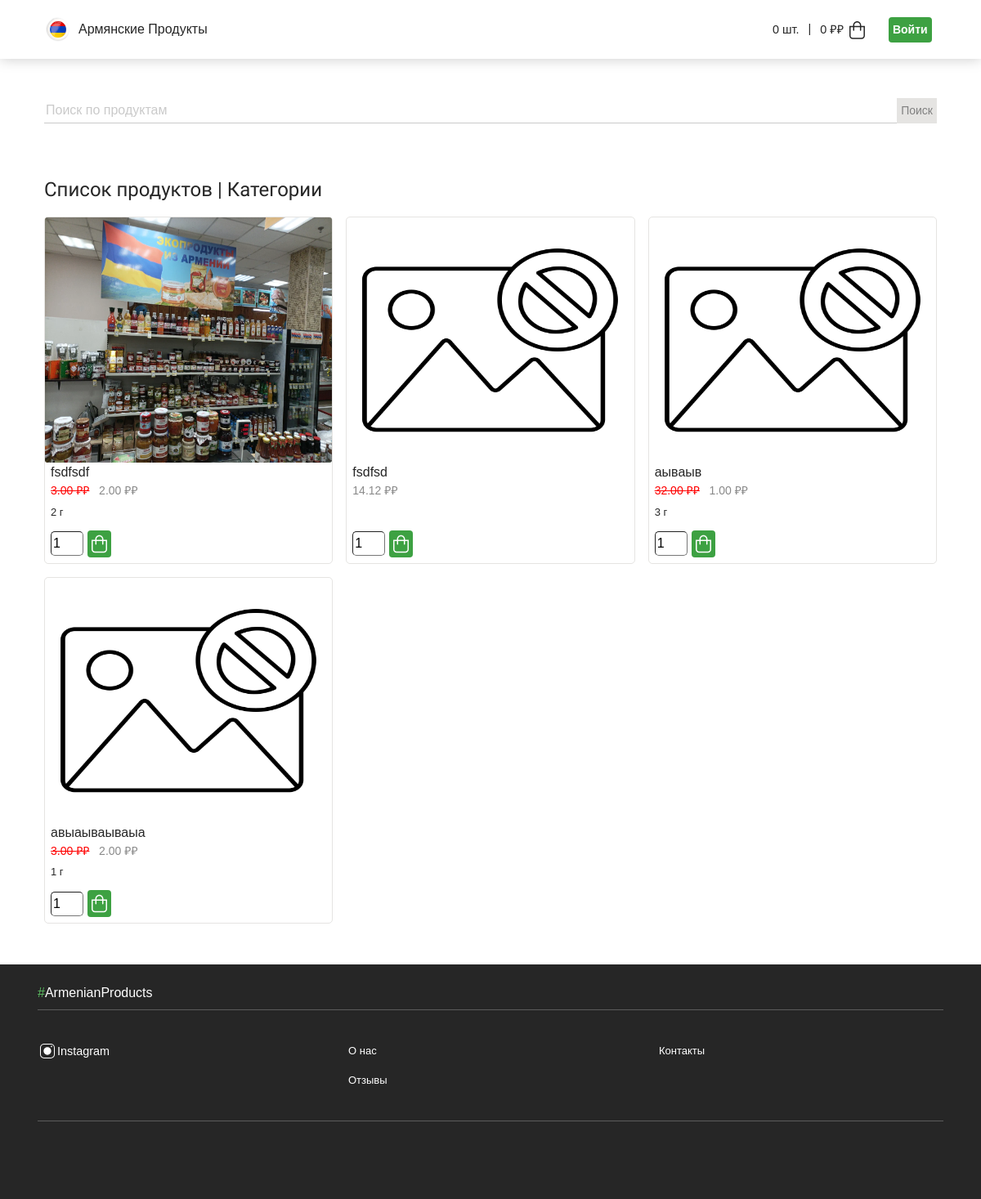
Before: / with the older database file.
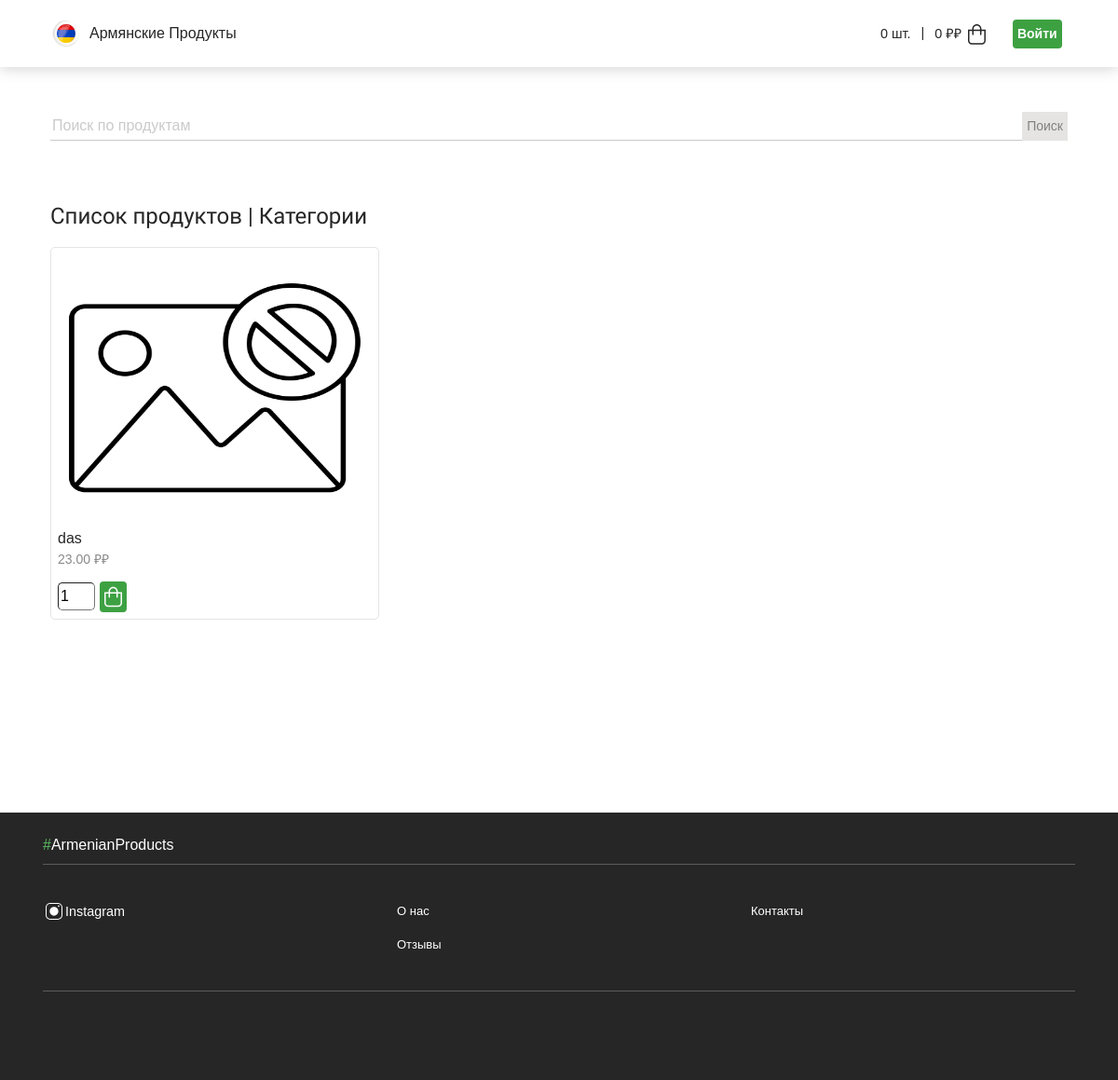
After: the same page with the newer database file.
### grocery_store/models.py (models this page shows, shortened)
class Product(models.Model):
    in_stock = models.BooleanField(default=True, verbose_name='В наличии')
    title = models.TextField(max_length=100, verbose_name='Наименование')
    time_create = models.DateTimeField(auto_now_add=True, verbose_name='Добавлено')
    time_update = models.DateTimeField(auto_now=True, verbose_name='Изменено')
    photo = models.ImageField(upload_to="photos/%Y/%m/%d/", default="photos/default.png", verbose_name='Фото')
    description = models.TextField(max_length=1024, default=None, blank=True, null=True,verbose_name='Описание')
    composition = models.TextField(max_length=1024, default=None, blank=True, null=True, verbose_name='Состав')
    nutritional_value = models.TextField(max_length=512, default=None, blank=True, null=True, verbose_name='Пищевая ценность')
    weight = models.PositiveIntegerField(blank=True, null=True, verbose_name='Масса')
    price = models.DecimalField(verbose_name='Цена', max_digits=10, decimal_places=2)
    price_with_discount = models.DecimalField(verbose_name='Цена со скидкой',  default=None, blank=True, null=True,  decimal_places=2, max_digits=10)
    category = models.ForeignKey('Category', on_delete=models.PROTECT, null=True, verbose_name='Категория')
    class Meta:
        verbose_name = "Продукт"
        verbose_name_plural = "Продукты"
        ordering = ['title']

### grocery_store/views.py (the view)
# urls.py: path('', ProductListPage.as_view(), name = "product_list"),
class ProductListPage(ListView):
    model = Product
    template_name = "grocery_store/product_list.html"
    context_object_name = 'products'
    paginate_by = 15
    def get_context_data(self, *, object_list=None, **kwargs):
        context = super().get_context_data(**kwargs)
        context['title'] = 'Список продуктов'
        context['search_by'] = ""
        context['form'] = CartAddProductForm()
        return context
    def get_queryset(self, *args, **kwargs):
        return Product.objects.order_by('-time_create')

### cart/forms.py
class CartAddProductForm(forms.Form):
    quantity = forms.IntegerField(label="",
                                widget=forms.NumberInput(attrs={"id": 'cart-amount', "value": 1}),
                                max_value=99,
                                min_value=1,
                                validators=[quantity_validation])
    update = forms.BooleanField(required=False,
                                initial=False,
                                widget=forms.HiddenInput)

### cart/cart.py (called while the page is built)
    def __len__(self):
        return sum(item['quantity'] for item in self.cart.values())

    def get_amount(self):
        return self.__len__()

    def get_total_price(self):
        return sum(Decimal(item['price']) * item['quantity'] for item in self.cart.values())

### cart/context_processors.py (called while the page is built)
def cart(request):
    return {'cart': Cart(request)}

### grocery_store/templatetags/floattags.py (called while the page is built)
def formatted_float(value):
    return str(value).replace(',','.')

### grocery_store/templates/grocery_store/product_list.html (shortened to what this page needs)
{% extends "grocery_store/main.html" %}
{% block "content" %}
{% load floattags %}
    {% include elements|add:"/search_container.html" with search_by=search_by %}
<div class="container">
    <h2 class="stores-header">{{ title }} | <a href="{% url 'categories' %}">Категории</a> </h2>
    <div class="stores-cards">
{% if products %}
{% for product in products %}
{% if product.in_stock %}
        <div  class="stores-card">
      <a href="{% url 'product_page' product.id %}">
        <div class="stores-card-pic">
          <img class="transition-fix" id="product-card-pic" src="{{ product.photo.url }}"
            alt="{{ product.name }}">
        </div>
          <div class="product-description">
          <div>{{ product.title }}</div>
              {% if product.price_with_discount %}
                      <div class="store-type"><s style="color: red;">{{ product.price|formatted_float }} ₽₽</s>&nbsp;&nbsp;&nbsp;{{ product.price_with_discount|formatted_float }} ₽₽</div>
              {% else %}
                <div class="store-type">{{ product.price|formatted_float }} ₽₽</div>
              {% endif %}
              {% if product.weight %}
        <div class="store-time">{{ product.weight }} г</div>
              {% endif %}
          </div>
      </a>
  {% firstof "grocery_store/elements" as elements %}
  {% include elements|add:"/cart_add_form.html" %}
        </div>
{% endif %}
{% endfor %}
{% else %}
        <p>Ничего не найдено</p>
{% endif %}
    </div>
  </div>
  {% firstof "grocery_store/elements" as elements %}
{% endblock %}

### grocery_store/templates/grocery_store/elements/cart_add_form.html (shortened to what this page needs)
{% load static %}
<form action="{% url 'cart:cart_add' product.id %}" class="list-cart-form" method="post">
  {{ form }}
  <button type="submit" value="В корзину"><img src="{% static 'grocery_store/images/header/white_basket.svg' %}" alt="Корзина"></button>
</form>

Changed rows visible on the page:
removed Product: photo (picture), title "fsdfsdf", price "3.00", price_with_discount "2.00", weight "2", quantity "1", in_stock True (drawn)
removed Product: photo (placeholder picture), title "fsdfsd", price "14.12", quantity "1", in_stock True (drawn)
removed Product: photo (placeholder picture), title "аываыв", price "32.00", price_with_discount "1.00", weight "3", quantity "1", in_stock True (drawn)
removed Product: photo (placeholder picture), title "авыаываываыа", price "3.00", price_with_discount "2.00", weight "1", quantity "1", in_stock True (drawn)
added Product: photo (placeholder picture), title "das", price "23.00", quantity "1", in_stock True (drawn)
